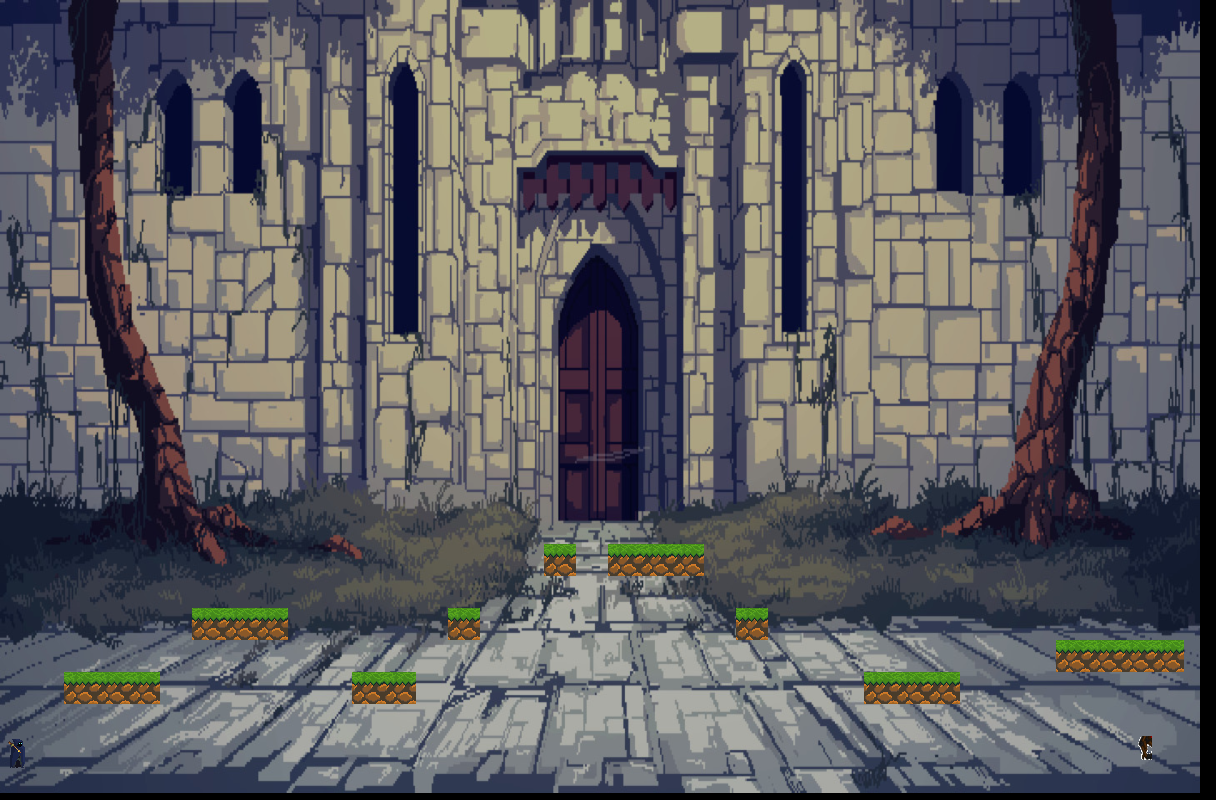

A level layout from a 2D game, rendered from its tile map. Below: a short description, then the map file with its tile-grid data intact:
An orthogonal 38x25 tile map with 32x32 px tiles, 3 tile layers (platforms, character, boss), 4 tilesets, 1 image layer.

<map version="1.4" tiledversion="1.4.3" orientation="orthogonal" renderorder="right-down" width="38" height="25" tilewidth="32" tileheight="32" infinite="0" nextlayerid="5" nextobjectid="1">
 <tileset firstgid="1" source="blank.tsx" />
 <tileset firstgid="2" source="character.tsx" />
 <tileset firstgid="3" source="platform.tsx" />
 <tileset firstgid="12" source="guardian.tsx" />
 <imagelayer id="2" name="background">
  <image source="../Images/stage4.png" />
 </imagelayer>
 <layer id="1" name="platforms" width="38" height="25">
  <data encoding="csv">
0,0,0,0,0,0,0,0,0,0,0,0,0,0,0,0,0,0,0,0,0,0,0,0,0,0,0,0,0,0,0,0,0,0,0,0,0,0,
0,0,0,0,0,0,0,0,0,0,0,0,0,0,0,0,0,0,0,0,0,0,0,0,0,0,0,0,0,0,0,0,0,0,0,0,0,0,
0,0,0,0,0,0,0,0,0,0,0,0,0,0,0,0,0,0,0,0,0,0,0,0,0,0,0,0,0,0,0,0,0,0,0,0,0,0,
0,0,0,0,0,0,0,0,0,0,0,0,0,0,0,0,0,0,0,0,0,0,0,0,0,0,0,0,0,0,0,0,0,0,0,0,0,0,
0,0,0,0,0,0,0,0,0,0,0,0,0,0,0,0,0,0,0,0,0,0,0,0,0,0,0,0,0,0,0,0,0,0,0,0,0,0,
0,0,0,0,0,0,0,0,0,0,0,0,0,0,0,0,0,0,0,0,0,0,0,0,0,0,0,0,0,0,0,0,0,0,0,0,0,0,
0,0,0,0,0,0,0,0,0,0,0,0,0,0,0,0,0,0,0,0,0,0,0,0,0,0,0,0,0,0,0,0,0,0,0,0,0,0,
0,0,0,0,0,0,0,0,0,0,0,0,0,0,0,0,0,0,0,0,0,0,0,0,0,0,0,0,0,0,0,0,0,0,0,0,0,0,
0,0,0,0,0,0,0,0,0,0,0,0,0,0,0,0,0,0,0,0,0,0,0,0,0,0,0,0,0,0,0,0,0,0,0,0,0,0,
0,0,0,0,0,0,0,0,0,0,0,0,0,0,0,0,0,0,0,0,0,0,0,0,0,0,0,0,0,0,0,0,0,0,0,0,0,0,
0,0,0,0,0,0,0,0,0,0,0,0,0,0,0,0,0,0,0,0,0,0,0,0,0,0,0,0,0,0,0,0,0,0,0,0,0,0,
0,0,0,0,0,0,0,0,0,0,0,0,0,0,0,0,0,0,0,0,0,0,0,0,0,0,0,0,0,0,0,0,0,0,0,0,0,0,
0,0,0,0,0,0,0,0,0,0,0,0,0,0,0,0,0,0,0,0,0,0,0,0,0,0,0,0,0,0,0,0,0,0,0,0,0,0,
0,0,0,0,0,0,0,0,0,0,0,0,0,0,0,0,0,0,0,0,0,0,0,0,0,0,0,0,0,0,0,0,0,0,0,0,0,0,
0,0,0,0,0,0,0,0,0,0,0,0,0,0,0,0,0,0,0,0,0,0,0,0,0,0,0,0,0,0,0,0,0,0,0,0,0,0,
0,0,0,0,0,0,0,0,0,0,0,0,0,0,0,0,0,0,0,0,0,0,0,0,0,0,0,0,0,0,0,0,0,0,0,0,0,0,
0,0,0,0,0,0,0,0,0,0,0,0,0,0,0,0,0,0,0,0,0,0,0,0,0,0,0,0,0,0,0,0,0,0,0,0,0,0,
0,0,0,0,0,0,0,0,0,0,0,0,0,0,0,0,0,3,0,3,3,3,0,0,0,0,0,0,0,0,0,0,0,0,0,0,0,0,
0,0,0,0,0,0,0,0,0,0,0,0,0,0,0,0,0,0,0,0,0,0,0,0,0,0,0,0,0,0,0,0,0,0,0,0,0,0,
0,0,0,0,0,0,3,3,3,0,0,0,0,0,3,0,0,0,0,0,0,0,0,3,0,0,0,0,0,0,0,0,0,0,0,0,0,0,
0,0,0,0,0,0,0,0,0,0,0,0,0,0,0,0,0,0,0,0,0,0,0,0,0,0,0,0,0,0,0,0,0,3,3,3,3,0,
0,0,3,3,3,0,0,0,0,0,0,3,3,0,0,0,0,0,0,0,0,0,0,0,0,0,0,3,3,3,0,0,0,0,0,0,0,0,
0,0,0,0,0,0,0,0,0,0,0,0,0,0,0,0,0,0,0,0,0,0,0,0,0,0,0,0,0,0,0,0,0,0,0,0,0,0,
0,0,0,0,0,0,0,0,0,0,0,0,0,0,0,0,0,0,0,0,0,0,0,0,0,0,0,0,0,0,0,0,0,0,0,0,0,0,
1,1,1,1,1,1,1,1,1,1,1,1,1,1,1,1,1,1,1,1,1,1,1,1,1,1,1,1,1,1,1,1,1,1,1,1,1,1
</data>
 </layer>
 <layer id="3" name="character" width="38" height="25">
  <data encoding="csv">
0,0,0,0,0,0,0,0,0,0,0,0,0,0,0,0,0,0,0,0,0,0,0,0,0,0,0,0,0,0,0,0,0,0,0,0,0,0,
0,0,0,0,0,0,0,0,0,0,0,0,0,0,0,0,0,0,0,0,0,0,0,0,0,0,0,0,0,0,0,0,0,0,0,0,0,0,
0,0,0,0,0,0,0,0,0,0,0,0,0,0,0,0,0,0,0,0,0,0,0,0,0,0,0,0,0,0,0,0,0,0,0,0,0,0,
0,0,0,0,0,0,0,0,0,0,0,0,0,0,0,0,0,0,0,0,0,0,0,0,0,0,0,0,0,0,0,0,0,0,0,0,0,0,
0,0,0,0,0,0,0,0,0,0,0,0,0,0,0,0,0,0,0,0,0,0,0,0,0,0,0,0,0,0,0,0,0,0,0,0,0,0,
0,0,0,0,0,0,0,0,0,0,0,0,0,0,0,0,0,0,0,0,0,0,0,0,0,0,0,0,0,0,0,0,0,0,0,0,0,0,
0,0,0,0,0,0,0,0,0,0,0,0,0,0,0,0,0,0,0,0,0,0,0,0,0,0,0,0,0,0,0,0,0,0,0,0,0,0,
0,0,0,0,0,0,0,0,0,0,0,0,0,0,0,0,0,0,0,0,0,0,0,0,0,0,0,0,0,0,0,0,0,0,0,0,0,0,
0,0,0,0,0,0,0,0,0,0,0,0,0,0,0,0,0,0,0,0,0,0,0,0,0,0,0,0,0,0,0,0,0,0,0,0,0,0,
0,0,0,0,0,0,0,0,0,0,0,0,0,0,0,0,0,0,0,0,0,0,0,0,0,0,0,0,0,0,0,0,0,0,0,0,0,0,
0,0,0,0,0,0,0,0,0,0,0,0,0,0,0,0,0,0,0,0,0,0,0,0,0,0,0,0,0,0,0,0,0,0,0,0,0,0,
0,0,0,0,0,0,0,0,0,0,0,0,0,0,0,0,0,0,0,0,0,0,0,0,0,0,0,0,0,0,0,0,0,0,0,0,0,0,
0,0,0,0,0,0,0,0,0,0,0,0,0,0,0,0,0,0,0,0,0,0,0,0,0,0,0,0,0,0,0,0,0,0,0,0,0,0,
0,0,0,0,0,0,0,0,0,0,0,0,0,0,0,0,0,0,0,0,0,0,0,0,0,0,0,0,0,0,0,0,0,0,0,0,0,0,
0,0,0,0,0,0,0,0,0,0,0,0,0,0,0,0,0,0,0,0,0,0,0,0,0,0,0,0,0,0,0,0,0,0,0,0,0,0,
0,0,0,0,0,0,0,0,0,0,0,0,0,0,0,0,0,0,0,0,0,0,0,0,0,0,0,0,0,0,0,0,0,0,0,0,0,0,
0,0,0,0,0,0,0,0,0,0,0,0,0,0,0,0,0,0,0,0,0,0,0,0,0,0,0,0,0,0,0,0,0,0,0,0,0,0,
0,0,0,0,0,0,0,0,0,0,0,0,0,0,0,0,0,0,0,0,0,0,0,0,0,0,0,0,0,0,0,0,0,0,0,0,0,0,
0,0,0,0,0,0,0,0,0,0,0,0,0,0,0,0,0,0,0,0,0,0,0,0,0,0,0,0,0,0,0,0,0,0,0,0,0,0,
0,0,0,0,0,0,0,0,0,0,0,0,0,0,0,0,0,0,0,0,0,0,0,0,0,0,0,0,0,0,0,0,0,0,0,0,0,0,
0,0,0,0,0,0,0,0,0,0,0,0,0,0,0,0,0,0,0,0,0,0,0,0,0,0,0,0,0,0,0,0,0,0,0,0,0,0,
0,0,0,0,0,0,0,0,0,0,0,0,0,0,0,0,0,0,0,0,0,0,0,0,0,0,0,0,0,0,0,0,0,0,0,0,0,0,
0,0,0,0,0,0,0,0,0,0,0,0,0,0,0,0,0,0,0,0,0,0,0,0,0,0,0,0,0,0,0,0,0,0,0,0,0,0,
2,0,0,0,0,0,0,0,0,0,0,0,0,0,0,0,0,0,0,0,0,0,0,0,0,0,0,0,0,0,0,0,0,0,0,0,0,0,
1,1,1,1,1,1,1,1,1,1,1,1,1,1,1,1,1,1,1,1,1,1,1,1,1,1,1,1,1,1,1,1,1,1,1,1,1,1
</data>
 </layer>
 <layer id="4" name="boss" width="38" height="25">
  <data encoding="csv">
0,0,0,0,0,0,0,0,0,0,0,0,0,0,0,0,0,0,0,0,0,0,0,0,0,0,0,0,0,0,0,0,0,0,0,0,0,0,
0,0,0,0,0,0,0,0,0,0,0,0,0,0,0,0,0,0,0,0,0,0,0,0,0,0,0,0,0,0,0,0,0,0,0,0,0,0,
0,0,0,0,0,0,0,0,0,0,0,0,0,0,0,0,0,0,0,0,0,0,0,0,0,0,0,0,0,0,0,0,0,0,0,0,0,0,
0,0,0,0,0,0,0,0,0,0,0,0,0,0,0,0,0,0,0,0,0,0,0,0,0,0,0,0,0,0,0,0,0,0,0,0,0,0,
0,0,0,0,0,0,0,0,0,0,0,0,0,0,0,0,0,0,0,0,0,0,0,0,0,0,0,0,0,0,0,0,0,0,0,0,0,0,
0,0,0,0,0,0,0,0,0,0,0,0,0,0,0,0,0,0,0,0,0,0,0,0,0,0,0,0,0,0,0,0,0,0,0,0,0,0,
0,0,0,0,0,0,0,0,0,0,0,0,0,0,0,0,0,0,0,0,0,0,0,0,0,0,0,0,0,0,0,0,0,0,0,0,0,0,
0,0,0,0,0,0,0,0,0,0,0,0,0,0,0,0,0,0,0,0,0,0,0,0,0,0,0,0,0,0,0,0,0,0,0,0,0,0,
0,0,0,0,0,0,0,0,0,0,0,0,0,0,0,0,0,0,0,0,0,0,0,0,0,0,0,0,0,0,0,0,0,0,0,0,0,0,
0,0,0,0,0,0,0,0,0,0,0,0,0,0,0,0,0,0,0,0,0,0,0,0,0,0,0,0,0,0,0,0,0,0,0,0,0,0,
0,0,0,0,0,0,0,0,0,0,0,0,0,0,0,0,0,0,0,0,0,0,0,0,0,0,0,0,0,0,0,0,0,0,0,0,0,0,
0,0,0,0,0,0,0,0,0,0,0,0,0,0,0,0,0,0,0,0,0,0,0,0,0,0,0,0,0,0,0,0,0,0,0,0,0,0,
0,0,0,0,0,0,0,0,0,0,0,0,0,0,0,0,0,0,0,0,0,0,0,0,0,0,0,0,0,0,0,0,0,0,0,0,0,0,
0,0,0,0,0,0,0,0,0,0,0,0,0,0,0,0,0,0,0,0,0,0,0,0,0,0,0,0,0,0,0,0,0,0,0,0,0,0,
0,0,0,0,0,0,0,0,0,0,0,0,0,0,0,0,0,0,0,0,0,0,0,0,0,0,0,0,0,0,0,0,0,0,0,0,0,0,
0,0,0,0,0,0,0,0,0,0,0,0,0,0,0,0,0,0,0,0,0,0,0,0,0,0,0,0,0,0,0,0,0,0,0,0,0,0,
0,0,0,0,0,0,0,0,0,0,0,0,0,0,0,0,0,0,0,0,0,0,0,0,0,0,0,0,0,0,0,0,0,0,0,0,0,0,
0,0,0,0,0,0,0,0,0,0,0,0,0,0,0,0,0,0,0,0,0,0,0,0,0,0,0,0,0,0,0,0,0,0,0,0,0,0,
0,0,0,0,0,0,0,0,0,0,0,0,0,0,0,0,0,0,0,0,0,0,0,0,0,0,0,0,0,0,0,0,0,0,0,0,0,0,
0,0,0,0,0,0,0,0,0,0,0,0,0,0,0,0,0,0,0,0,0,0,0,0,0,0,0,0,0,0,0,0,0,0,0,0,0,0,
0,0,0,0,0,0,0,0,0,0,0,0,0,0,0,0,0,0,0,0,0,0,0,0,0,0,0,0,0,0,0,0,0,0,0,0,0,0,
0,0,0,0,0,0,0,0,0,0,0,0,0,0,0,0,0,0,0,0,0,0,0,0,0,0,0,0,0,0,0,0,0,0,0,0,0,0,
0,0,0,0,0,0,0,0,0,0,0,0,0,0,0,0,0,0,0,0,0,0,0,0,0,0,0,0,0,0,0,0,0,0,0,0,0,0,
0,0,0,0,0,0,0,0,0,0,0,0,0,0,0,0,0,0,0,0,0,0,0,0,0,0,0,0,0,0,0,0,0,0,0,14,0,0,
0,0,0,0,0,0,0,0,0,0,0,0,0,0,0,0,0,0,0,0,0,0,0,0,0,0,0,0,0,0,0,0,0,0,0,0,0,0
</data>
 </layer>
</map>
